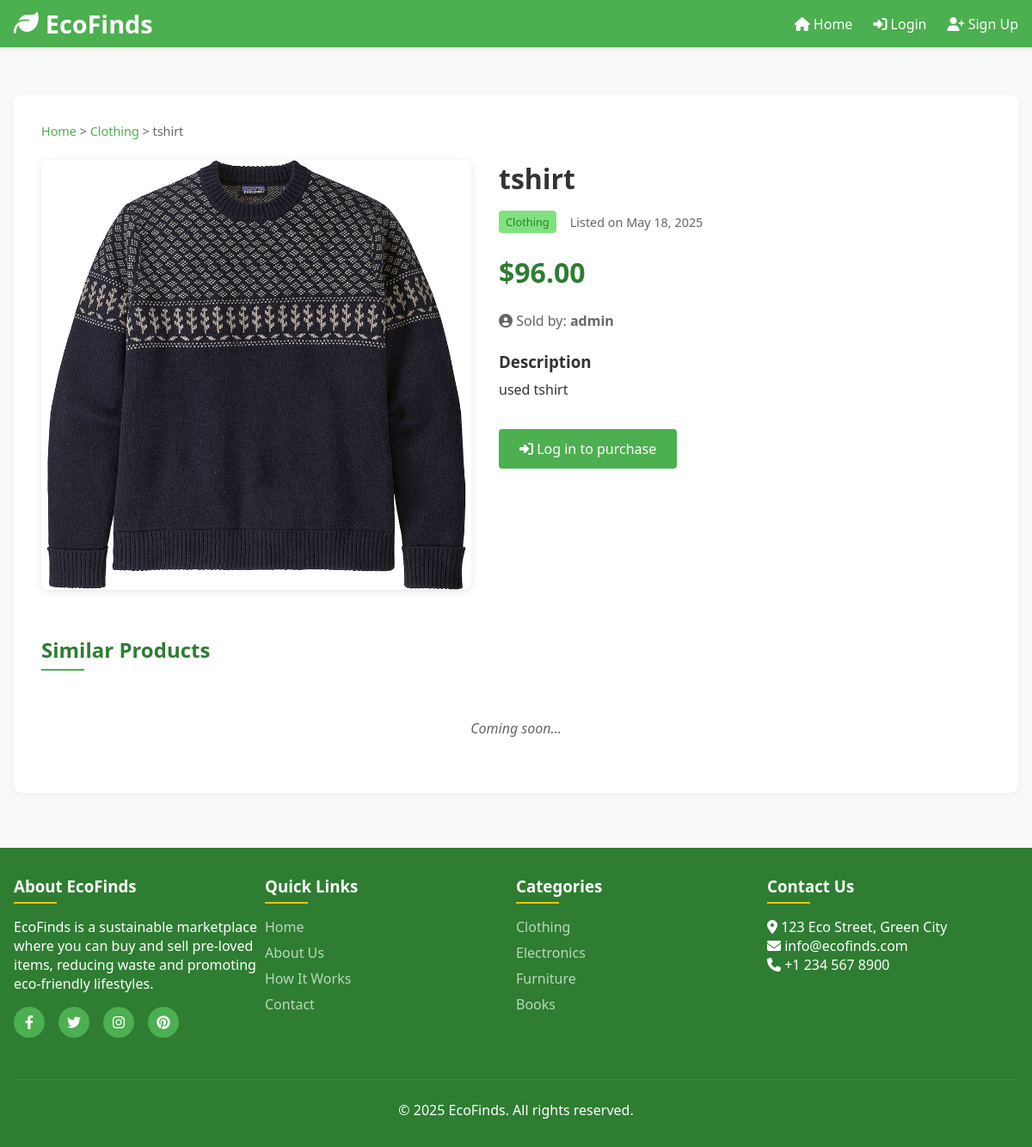
Page /product/12 on the committed database.
### models.py (models this page shows, shortened)
class Category(db.Model):
    __tablename__ = 'categories'
    id = db.Column(db.Integer, primary_key=True)
    name = db.Column(db.String(50), nullable=False)
    products = db.relationship('Product', backref='category', lazy=True)

class Product(db.Model):
    __tablename__ = 'products'
    id = db.Column(db.Integer, primary_key=True)
    title = db.Column(db.String(100), nullable=False)
    description = db.Column(db.Text, nullable=False)
    price = db.Column(db.Float, nullable=False)
    image = db.Column(db.String(200), default='placeholder.png')
    is_sold = db.Column(db.Boolean, default=False)
    created_at = db.Column(db.DateTime, default=datetime.now)
    updated_at = db.Column(db.DateTime, default=datetime.now, onupdate=datetime.now)
    seller_id = db.Column(db.Integer, db.ForeignKey('users.id'), nullable=False)
    category_id = db.Column(db.Integer, db.ForeignKey('categories.id'), nullable=False)
    cart_items = db.relationship('CartItem', backref='product', lazy=True, cascade="all, delete-orphan")
    purchases = db.relationship('Purchase', backref='product', lazy=True)

class User(db.Model):
    __tablename__ = 'users'
    id = db.Column(db.Integer, primary_key=True)
    username = db.Column(db.String(50), nullable=False)
    email = db.Column(db.String(100), unique=True, nullable=False)
    password = db.Column(db.String(200), nullable=False)
    phone = db.Column(db.String(20))
    address = db.Column(db.String(200))
    created_at = db.Column(db.DateTime, default=datetime.now)
    products = db.relationship('Product', backref='seller', lazy=True)
    cart_items = db.relationship('CartItem', backref='user', lazy=True)
    purchases = db.relationship('Purchase', backref='buyer', lazy=True)

### app.py (the view)
@app.route('/product/<int:product_id>')
def product_detail(product_id):
    product = Product.query.get_or_404(product_id)
    return render_template('product_detail.html', product=product)

### templates/product_detail.html (shortened to what this page needs)
{% extends "base.html" %}
{% block content %}
<div class="container product-detail">
    <div class="breadcrumbs">
        <a href="{{ url_for('index') }}">Home</a> >
        <a href="{{ url_for('index', category=product.category_id) }}">{{ product.category.name }}</a> >
        <span>{{ product.title }}</span>
    </div>
    <div class="product-container">
        <div class="product-image">
            <img src="{{ url_for('static', filename='images/uploads/' + product.image) }}" alt="{{ product.title }}">
        </div>
        <div class="product-info">
            <h1>{{ product.title }}</h1>
            <div class="product-meta">
                <span class="category-tag">{{ product.category.name }}</span>
                <span class="listing-date">Listed on {{ product.created_at.strftime('%B %d, %Y') }}</span>
            </div>
            <div class="product-price">${{ "%.2f"|format(product.price) }}</div>
            <div class="seller-info">
                <i class="fas fa-user-circle"></i> Sold by: <strong>{{ product.seller.username }}</strong>
            </div>
            <div class="product-description">
                <h3>Description</h3>
                <p>{{ product.description }}</p>
            </div>
            <div class="product-actions">
                {% if 'user_id' in session and session['user_id'] != product.seller_id and not product.is_sold %}
                    <form action="{{ url_for('add_to_cart', product_id=product.id) }}" method="POST">
                        <button type="submit" class="btn btn-primary">
                            <i class="fas fa-cart-plus"></i> Add to Cart
                        </button>
                    </form>
                {% elif product.is_sold %}
                    <div class="sold-notice">
                        <i class="fas fa-tag"></i> This item has been sold
                    </div>
                {% elif 'user_id' not in session %}
                    <a href="{{ url_for('login') }}" class="btn btn-primary">
                        <i class="fas fa-sign-in-alt"></i> Log in to purchase
                    </a>
                {% endif %}
            </div>
        </div>
    </div>
    <div class="related-products">
        <h2>Similar Products</h2>
        <div class="products-grid">
            <p class="no-products">Coming soon...</p>
        </div>
    </div>
</div>
{% endblock %}

### templates/base.html (style rules this page uses)
:root { --primary-color: #4caf50; --primary-dark: #2e7d32; --primary-light: #80e27e; --secondary-color: #ffc107; --text-color: #333333; --light-text: #ffffff; --light-bg: #f9f9f9; --border-color: #e0e0e0; --danger: #f44336; --success: #4caf50; --info: #2196f3; --warning: #ff9800; }
* { margin: 0; padding: 0; box-sizing: border-box; font-family: 'Segoe UI', Tahoma, Geneva, Verdana, sans-serif; }
body { background-color: var(--light-bg); color: var(--text-color); min-height: 100vh; display: flex; flex-direction: column; }
.container { background-color: #ffffff; border-radius: 8px; box-shadow: 0 2px 10px rgba(0, 0, 0, 0.05); padding: 2rem; margin-bottom: 2rem; }
h1, h2, h3, h4, h5, h6 { color: var(--primary-dark); margin-bottom: 1rem; }
.btn { display: inline-block; padding: 0.75rem 1.5rem; border: none; border-radius: 4px; font-size: 1rem; font-weight: 500; text-align: center; text-decoration: none; cursor: pointer; transition: all 0.3s ease; }
.btn-primary { background-color: var(--primary-color); color: var(--light-text); }

### templates/product_detail.html (style rules this page uses)
.breadcrumbs { margin-bottom: 1.5rem; font-size: 0.9rem; color: #666; }
.breadcrumbs a { color: var(--primary-color); text-decoration: none; }
.product-container { display: flex; flex-wrap: wrap; gap: 2rem; margin-bottom: 3rem; }
.product-image { flex: 1; min-width: 300px; max-width: 500px; }
.product-image img { width: 100%; height: auto; border-radius: 8px; box-shadow: 0 2px 10px rgba(0,0,0,0.1); object-fit: cover; }
.product-info { flex: 1; min-width: 300px; }
.product-info h1 { font-size: 2rem; margin-bottom: 1rem; color: var(--text-color); }
.product-meta { display: flex; align-items: center; flex-wrap: wrap; gap: 1rem; margin-bottom: 1.5rem; }
.category-tag { background-color: var(--primary-light); color: var(--primary-dark); padding: 0.25rem 0.5rem; border-radius: 4px; font-size: 0.8rem; font-weight: 500; }
.listing-date { color: #666; font-size: 0.9rem; }
.product-price { font-size: 2rem; font-weight: bold; color: var(--primary-dark); margin-bottom: 1.5rem; }
.seller-info { margin-bottom: 1.5rem; color: #666; }
.product-description { margin-bottom: 2rem; }
.product-description h3 { margin-bottom: 0.5rem; color: var(--text-color); }
.product-description p { line-height: 1.6; }
.product-actions { margin-top: 2rem; }
.related-products { margin-top: 3rem; }
.related-products h2 { margin-bottom: 1.5rem; position: relative; padding-bottom: 0.5rem; }
.related-products h2::after { content: ''; position: absolute; left: 0; bottom: 0; width: 50px; height: 2px; background-color: var(--primary-color); }
.products-grid { display: grid; grid-template-columns: repeat(auto-fill, minmax(250px, 1fr)); gap: 1.5rem; }
.no-products { grid-column: 1 / -1; text-align: center; padding: 2rem; color: #666; font-style: italic; }

### rows in the picture
Category: category.name "Clothing"
Product: title "tshirt", image+title (picture), created_at "May 18, 2025", price "96.00", description "used tshirt"
User: seller.username "admin"
